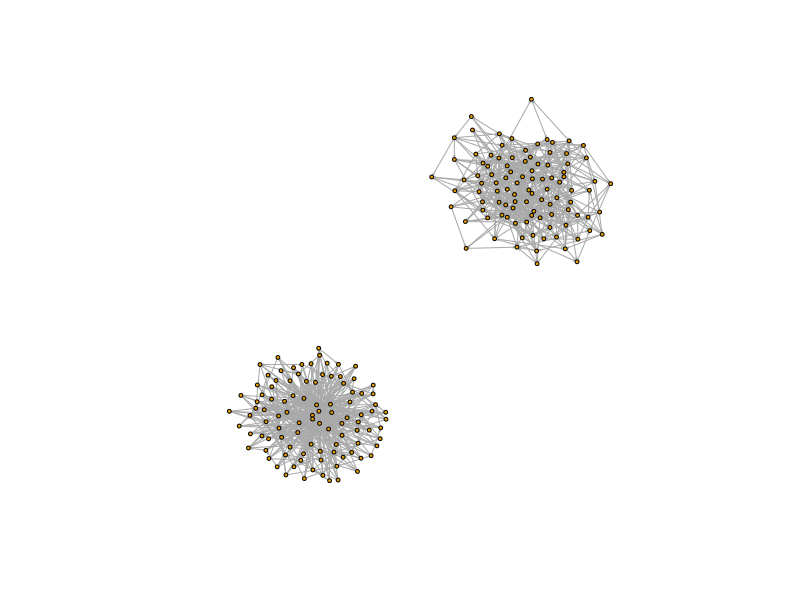
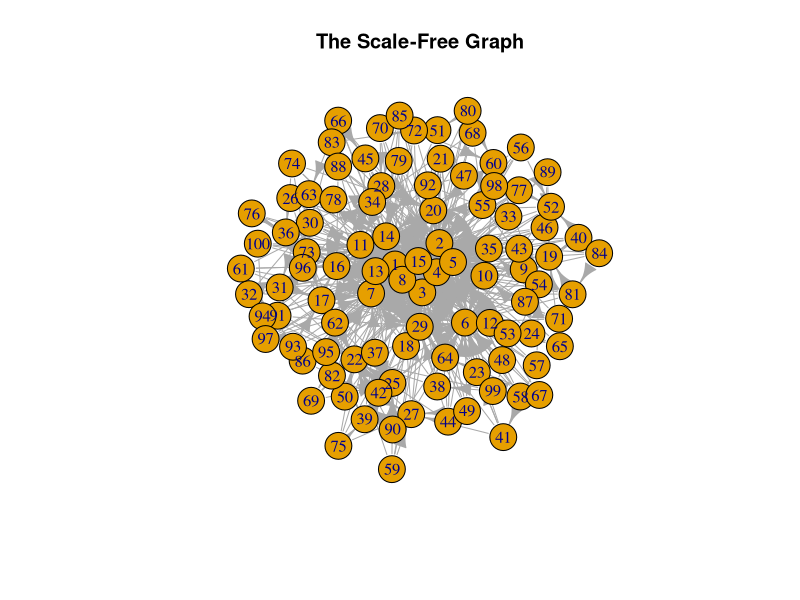
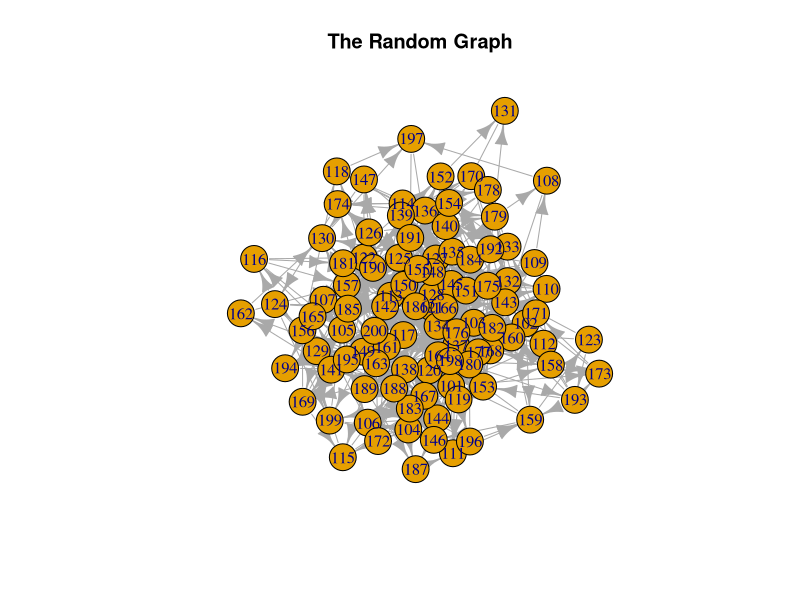

Write the R code that produced these figures, in order. (Note: this script raises an error after producing the figures.)
# ******************************************************************************************************************
# Finding Groups in Networks Tutorial
# ******************************************************************************************************************

# Groups are one of the many tools we have for analyzing network structure. Group detection
# focuses on the presence of ties - in attempt to identify densly connected groups of actors. 
# There are many different tools for doing this - we will cover four: component analysis, k-cliques, 
# modularity, and cohesive blocking.  Each method has its own uses and theoretical underpinnings, so
# I put citations of famous papers that use each method at the bottom of the script. 

# ******************************************************************************************************************
# Component analysis
# ******************************************************************************************************************

# The most basic form of group is a component.  In a connected component, every node is reachable via 
# some path by every other node. Most network datasets have only a single large connected component 
# with a few isolates - however, some unique datasets might have three or four large, distinct components.

# In a directed graph, components can be weakly or strongly connected. If node i can reach j via a 
# directed path and j can reach i via a directed path, for all i and j nodes in the component, then we
# say the component is strongly connected. If all nodes are only reachable from a single direction, 
# (i.e. i can reach j via a directed path, but j can't reach i), then we say the component is weakly
# connected.

# The ?decompose.graph function in igraph will take a network and decompose it into its connected components
# We can then analyze each component separately. 
library(igraph)

g1 <- barabasi.game(100, 1, 5)
V(g1)$name <- as.character(1:100)

g2 <- erdos.renyi.game(100, graph.density(g1), directed = TRUE)
V(g2)$name <- as.character(101:200)

g3 <- graph.union(g1, g2, byname = TRUE) # The ?graph.union function combines two networks. 

plot(g3, vertex.label = NA, vertex.size=2, edge.arrow.size = .1) # Two distinct networks in a single plot

# Now let's use decompose to isolate each component.  There will be three since there are two networks and
# a single isolate node.

component_list <- decompose.graph(g3, mode = "weak")
component_list # It returns a list with three graphs in it - one for each component

plot(component_list[[1]], main = "The Scale-Free Graph")
plot(component_list[[2]], main = "The Random Graph")
plot(component_list[[3]], main = "The Lonely Isolate")

# ******************************************************************************************************************
# Cliques
# ******************************************************************************************************************

# Cliques are fully connected subgraphs within a network structure; they are like the caves in the
# caveman structure we learned about a few weeks ago. 

# We often want to find all of the cliques in a network of various sizes.  We could have a theory
# for example that people will dress or behave similarly or affect those in their cliques. 
# That is, we might imagine cliques to be meaningful for the outcomes we are interested in study. 

# We can do this with the clique function in igraph. 

clique_out <- cliques(g1)
length(clique_out) # Wow... imagine the number of cliques in a large network

# If we want to look for cliques of a certain size we can use the min and max arguments.
clique_four <- cliques(g1, min = 4, max = 4)
length(clique_out) # Cliques of size four make about 25% of total cliques in the network.

# ******************************************************************************************************************
# Cohesive Blocking
# ******************************************************************************************************************

# Cohesive blocking builds on the idea of cliques.  It starts at the level of the component and identifies
# large substructures nested within the component. It then moves to those large substructures and identifies
# smaller and smaller nested substructures, until it reaches cliques. It is therefore a useful
# way to operationalize network embeddedness. 

# We will run it on a small world network size 100. 
g2 <- as.undirected(g2)
g4 <- watts.strogatz.game(1, 100 , 5, .1)
V(g4)$name <- as.character(1:100)

g5 <- graph.union(g2, g4)

# The function for cohesive blocking is ?cohesive.blocks. It is very inefficient so it will take awhile
# to run. Run time depends on the number of edges in the network and the degree of nestedness. 
# Don't even bother running it on very large networks.

blocks <- cohesive.blocks(g5)  # The basic function for finding cohesive blocks

blocks(blocks) # This tells us what the blocks are and which nodes are in them

cohesion(blocks) # This gives a cohesion score for each block. Cohesion is the minimum number 
                 # of vertices you must remove in order to make the block not strongly connected.

plotHierarchy(blocks) # Finally, plotHierarchy shows the nestedness structure of the blocks.

# ******************************************************************************************************************
# Group Detection
# ******************************************************************************************************************

# Often times, we just want to find distinct groups of people. We might not require that everyone
# in a group is connected - it is too stringent. Instead, we could define groups as sets of nodes 
# who have a higher proportion of edges going inwards than outwards - that is, solidarity is strongest
# within the group.

# There are a plethora of group detection algorithms in igraph. I will cover some of them.
# The full list is: edge.betweenness.community, fastgreedy.community, label.propagation.community, 
# leading.eigenvector.community, multilevel.community, optimal.community, spinglass.community, and walktrap.community.

# This webpage has a summary of their pros and cons for an older version of igraph: 
# http://bommaritollc.com/2012/06/summary-community-detection-algorithms-igraph-0-6/

# Essentially you should tailor your algorithm choice to your network. Certain algorithms are 
# designed for directed or undirected graphs, and work better with small or large graphs. 

# Each algorithm as its own igraph function. These functions produce lists with information about the algorithm results.
# Element 1 holds a vector that details which group each node is in, which I will refer to as the membership vector.
# Element 6 holds the modularity of the network given the group detection algorithm . 

# For undirected graphs, you can use the optimal or multilevel algorithms.
communityMulti <- multilevel.community(g4) # this performs best for undirected

# For directed graphs, edge betweenness is generally your best bet, though the walktrap algorithm performs well too.
communityWalk <- walktrap.community(g2)
communityEB <- edge.betweenness.community(g2)
communityInfo <- infomap.community(g2)

# We might wish to visualize the group structure of networks to see how the algorithms divide the network.
# To do so, we have to first extract the membership vector and put it in a format the plot function understands.
communityMultiGroup <- by(seq_along(communityMulti$membership), communityMulti$membership, invisible)
communityMultiGroup
# We can then use the mark.groups argument in plot to see the groups. 
plot(g4, vertex.size = 3, vertex.label = NA, mark.groups = communityMultiGroup)

# Alternatively, we can just color the nodes by group membership.  In this case, we can just use the membership vector.
V(g4)$color <- communityMulti$membership
plot(g4, vertex.size = 3, vertex.label = NA)

# This becomes less feasible as the number of groups increases!!

# ******************************************************************************************************************
# Modularity
# ******************************************************************************************************************


# Modularity takes a given group structure and calculates how separated the different groups are from each other.
# It therefore operationalizes our notion of groups above by calculating the proportion of ties that
# are within groups as opposed to between them. Networks with high modularity have dense connections between the nodes within modules
# but sparse connections between nodes in different modules.


# We can think of modularity as both a measure of how effective a given grouping algorithm is - 
# i.e. higher modularity means the alogrithm is identifying distinct, sociall separate groups.

# But it can also be thought of as a measure of the saliency of groups to the network in general. 
# The higher modularity the more that groups structure the network. 

# Modularity measures the extent to which a network can be divided into distinct modules or groups.

# Getting a network's modularity in igraph is easy! 

communityMulti <- multilevel.community(g4)
communityMulti$modularity # We can either access the modularity score directly 


# OR 

modularity(communityWalk) # We can use the modularity() function on a group detection output.